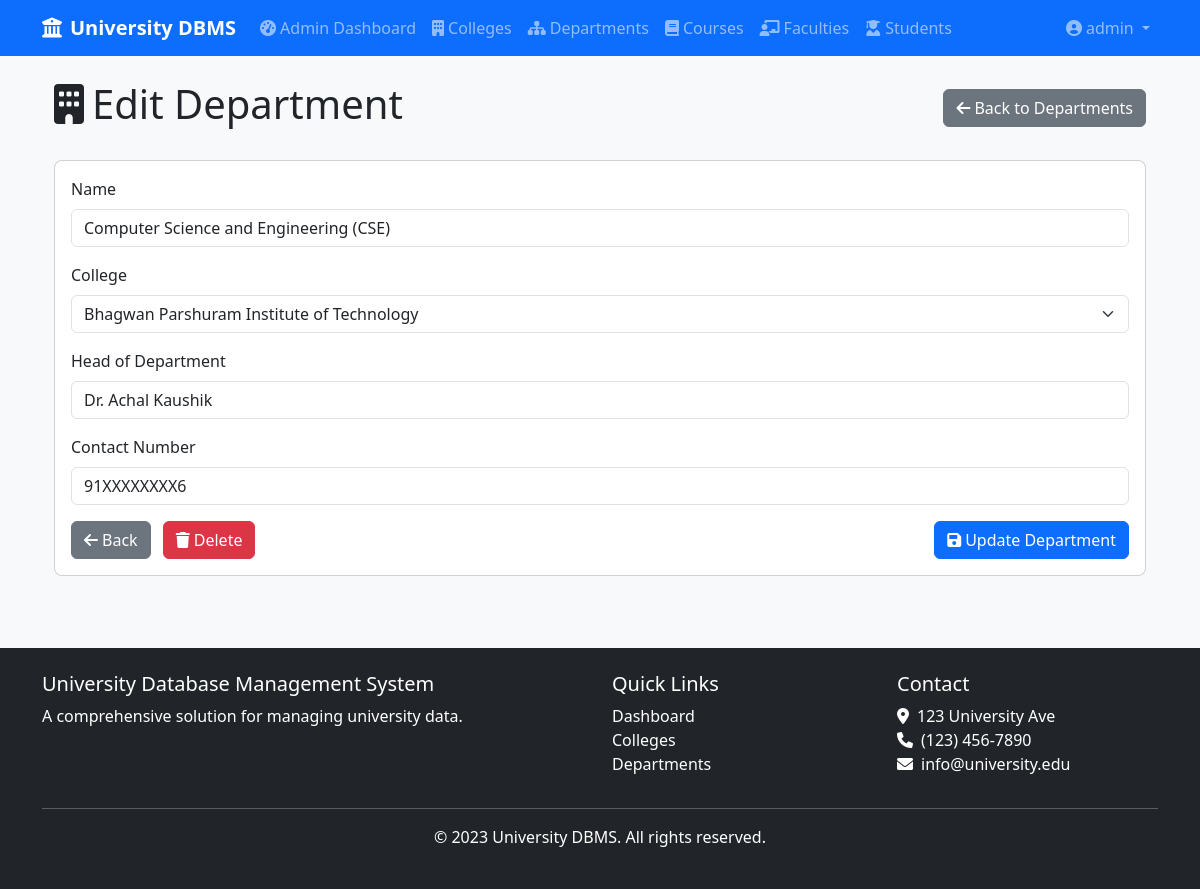
Screenshot of /admin/departments/edit/1 (signed in) with the database file from the repository.
### app/models/user.py (models this page shows, shortened)
class User(UserMixin, db.Model):
    __tablename__ = 'users'
    id = db.Column(db.Integer, primary_key=True)
    username = db.Column(db.String(100), unique=True, nullable=False)
    email = db.Column(db.String(100), unique=True, nullable=False)
    password = db.Column(db.String(100), nullable=False)
    role = db.Column(db.String(20), nullable=False, default='user')  # 'admin' or 'user'
    created_at = db.Column(db.DateTime, default=datetime.utcnow)
    def is_admin(self):
        return self.role == 'admin'

### app/models/department.py (models this page shows, shortened)
class Department(db.Model):
    __tablename__ = 'departments'
    id = db.Column(db.Integer, primary_key=True)
    name = db.Column(db.String(100), nullable=False)
    head_of_department = db.Column(db.String(100), nullable=False)
    contact_number = db.Column(db.String(20), nullable=False)
    college_id = db.Column(db.Integer, db.ForeignKey('colleges.id'), nullable=False)

### app/routes/admin.py (the view)
@admin.route('/departments/edit/<int:id>', methods=['GET', 'POST'])
@admin_required
def edit_department(id):
    department = Department.query.get_or_404(id)
    form = DepartmentForm(obj=department)
    form.college_id.choices = [(c.id, c.name) for c in College.query.all()]
    if form.validate_on_submit():
        form.populate_obj(department)
        db.session.commit()
        flash('Department updated successfully!', 'success')
        return redirect(url_for('admin.departments'))
    return render_template('admin/departments/edit.html', form=form, department=department)

### app/forms.py
class DepartmentForm(FlaskForm):
    name = StringField('Name', validators=[DataRequired(), Length(max=100)])
    head_of_department = StringField('Head of Department', validators=[DataRequired(), Length(max=100)])
    contact_number = StringField('Contact Number', validators=[DataRequired(), Length(max=20)])
    college_id = SelectField('College', coerce=int, validators=[DataRequired()])
    submit = SubmitField('Submit')

### app/models/user.py (called while the page is built)
@login_manager.user_loader
def load_user(user_id):
    return User.query.get(int(user_id))

### app/routes/admin.py (called while the page is built)
def admin_required(f):
    @wraps(f)
    @login_required
    def decorated_function(*args, **kwargs):
        if not current_user.role == 'admin':
            flash('You do not have permission to access this page.', 'danger')
            return redirect(url_for('main.index'))
        return f(*args, **kwargs)
    return decorated_function

### app/templates/admin/departments/edit.html (shortened to what this page needs)
{% extends "base.html" %}
{% block content %}
<div class="container">
    <div class="d-flex justify-content-between align-items-center mb-4">
        <h1><i class="fas fa-building me-2"></i>Edit Department</h1>
        <a href="{{ url_for('admin.departments') }}" class="btn btn-secondary">
            <i class="fas fa-arrow-left me-1"></i>Back to Departments
        </a>
    </div>
    <div class="card">
        <div class="card-body">
            <form method="POST">
                <div class="mb-3">
                    {{ form.name.label(class="form-label") }}
                    {{ form.name(class="form-control") }}
                </div>
                <div class="mb-3">
                    {{ form.college_id.label(class="form-label") }}
                    {{ form.college_id(class="form-select") }}
                </div>
                <div class="mb-3">
                    {{ form.head_of_department.label(class="form-label") }}
                    {{ form.head_of_department(class="form-control") }}
                </div>
                <div class="mb-3">
                    {{ form.contact_number.label(class="form-label") }}
                    {{ form.contact_number(class="form-control") }}
                </div>
                <div class="d-flex justify-content-between">
                    <div>
                        <a href="{{ url_for('admin.departments') }}" class="btn btn-secondary">
                            <i class="fas fa-arrow-left me-1"></i>Back
                        </a>
                        <button type="button" class="btn btn-danger ms-2" data-bs-toggle="modal" data-bs-target="#deleteConfirmModal">
                            <i class="fas fa-trash me-1"></i>Delete
                        </button>
                    </div>
                    <button type="submit" class="btn btn-primary">
                        <i class="fas fa-save me-1"></i>Update Department
                    </button>
                </div>
            </form>
        </div>
    </div>
</div>
{% endblock %}

### app/templates/base.html (shortened to what this page needs)
<!DOCTYPE html>
<html lang="en">
<head>
    <link href="https://cdn.jsdelivr.net/npm/bootstrap@5.3.0-alpha1/dist/css/bootstrap.min.css" rel="stylesheet">
    <link rel="stylesheet" href="https://cdnjs.cloudflare.com/ajax/libs/font-awesome/6.0.0/css/all.min.css">
    <link rel="stylesheet" href="{{ url_for('static', filename='css/style.css') }}">
</head>
<body>
    <div class="content-wrapper">
        <header>
            <nav class="navbar navbar-expand-lg navbar-dark bg-primary">
                <div class="container">
                    <a class="navbar-brand" href="{{ url_for('user.dashboard') }}">
                        <i class="fas fa-university me-2"></i>University DBMS
                    </a>
                    <div class="collapse navbar-collapse" id="navbarNav">
                        <ul class="navbar-nav me-auto">
                            {% if current_user.is_authenticated %}
                                {% if current_user.is_admin() %}
                                    <li class="nav-item">
                                        <a class="nav-link" href="{{ url_for('admin.dashboard') }}">
                                            <i class="fas fa-tachometer-alt me-1"></i>Admin Dashboard
                                        </a>
                                    </li>
                                {% else %}
                                    <li class="nav-item">
                                        <a class="nav-link" href="{{ url_for('user.dashboard') }}">
                                            <i class="fas fa-tachometer-alt me-1"></i>Dashboard
                                        </a>
                                    </li>
                                {% endif %}
                                <li class="nav-item">
                                    <a class="nav-link" href="{{ url_for('user.colleges') }}">
                                        <i class="fas fa-building me-1"></i>Colleges
                                    </a>
                                </li>
                                <li class="nav-item">
                                    <a class="nav-link" href="{{ url_for('user.departments') }}">
                                        <i class="fas fa-sitemap me-1"></i>Departments
                                    </a>
                                </li>
                                <li class="nav-item">
                                    <a class="nav-link" href="{{ url_for('user.courses') }}">
                                        <i class="fas fa-book me-1"></i>Courses
                                    </a>
                                </li>
                                <li class="nav-item">
                                    <a class="nav-link" href="{{ url_for('user.faculties') }}">
                                        <i class="fas fa-chalkboard-teacher me-1"></i>Faculties
                                    </a>
                                </li>
                                <li class="nav-item">
                                    <a class="nav-link" href="{{ url_for('user.students') }}">
                                        <i class="fas fa-user-graduate me-1"></i>Students
                                    </a>
                                </li>
                            {% endif %}
                        </ul>
                        <ul class="navbar-nav">
                            {% if current_user.is_authenticated %}
                                <li class="nav-item dropdown">
                                    <a class="nav-link dropdown-toggle" href="#" id="navbarDropdown" role="button" data-bs-toggle="dropdown">
                                        <i class="fas fa-user-circle me-1"></i>{{ current_user.username }}
                                    </a>
                                </li>
                            {% endif %}
                        </ul>
                    </div>
                </div>
            </nav>
        </header>
        <main class="container py-4">
            {% block content %}{% endblock %}
        </main>
    </div>
    <footer class="bg-dark text-white py-4 mt-5">
        <div class="container">
            <div class="row">
                <div class="col-md-6">
                    <h5>University Database Management System</h5>
                    <p>A comprehensive solution for managing university data.</p>
                </div>
                <div class="col-md-3">
                    <h5>Quick Links</h5>
                    <ul class="list-unstyled">
                        <li><a href="{{ url_for('user.dashboard') }}" class="text-white">Dashboard</a></li>
                        <li><a href="{{ url_for('user.colleges') }}" class="text-white">Colleges</a></li>
                        <li><a href="{{ url_for('user.departments') }}" class="text-white">Departments</a></li>
                    </ul>
                </div>
                <div class="col-md-3">
                    <h5>Contact</h5>
                    <address>
                        <i class="fas fa-map-marker-alt me-2"></i>123 University Ave<br>
                        <i class="fas fa-phone me-2"></i>(123) 456-7890<br>
                        <i class="fas fa-envelope me-2"></i>info@university.edu
                    </address>
                </div>
            </div>
            <hr>
            <div class="text-center">
                <p>&copy; 2023 University DBMS. All rights reserved.</p>
            </div>
        </div>
    </footer>

### app/static/css/style.css (style rules this page uses)
body { font-family: 'Segoe UI', Tahoma, Geneva, Verdana, sans-serif; background-color: #f8f9fa; }
.navbar-brand { font-weight: 600; }
.card { border-radius: 0.5rem; transition: transform 0.3s ease; }
.btn { transition: all 0.3s ease; }
footer { margin-top: auto; }
footer a { text-decoration: none; }

### app/templates/base.html (style rules this page uses)
html, body { height: 100%; margin: 0; }
body { display: flex; flex-direction: column; min-height: 100vh; }
.content-wrapper { flex: 1 0 auto; display: flex; flex-direction: column; }
footer { flex-shrink: 0; width: 100%; background-color: #212529; color: white; margin-top: auto; }

### rows the page displays
User: username "admin"
Department: name "Computer Science and Engineering (CSE)", college_id "Bhagwan Parshuram Institute of Technology", head_of_department "Dr. Achal Kaushik", contact_number "91XXXXXXXX6"
